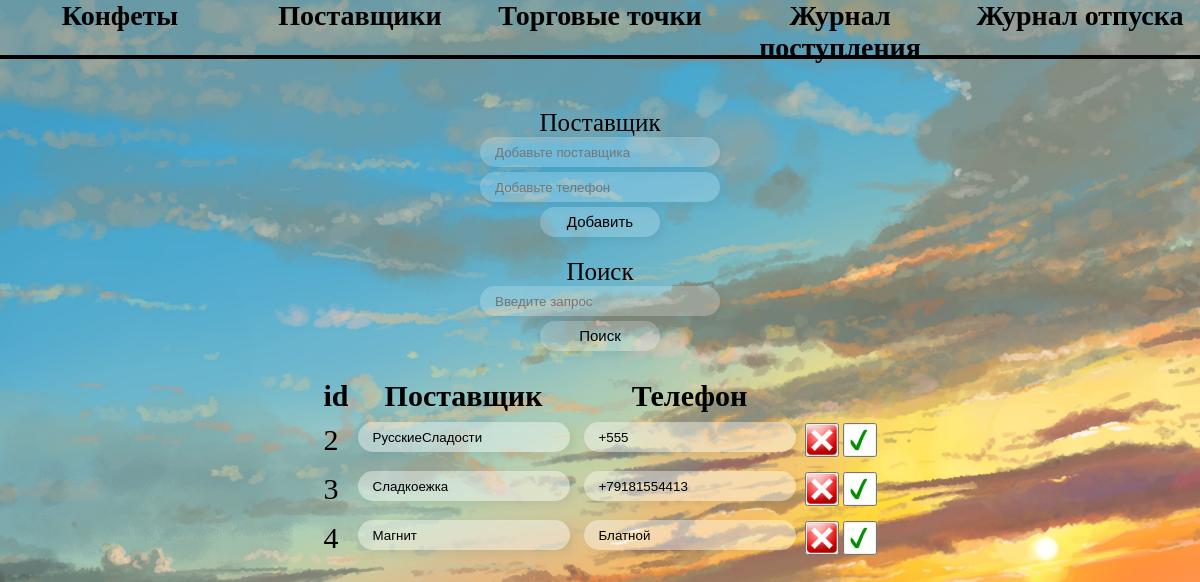
/suppliers.php, run on the app's committed database.
### tables this page shows
CREATE TABLE `suppliers` (
  `id` int NOT NULL,
  `name` varchar(100) NOT NULL,
  `phone` varchar(20) NOT NULL
);

### suppliers.php (the view, shortened to what this page needs)
<link rel="stylesheet" href="style/style.css">
<div class="Headings">
    <div class="Item-Headings">
        <a href="candies.php">Конфеты</a>
    </div>
    <div class="Item-Headings">
        <a href="suppliers.php">Поставщики</a>
    </div>
    <div class="Item-Headings">
        <a href="stores.php">Торговые точки</a>
    </div>
    <div class="Item-Headings">
        <a href="ProductReceipt.php">Журнал поступления</a>
    </div>
    <div class="Item-Headings">
        <a href="ProductRelease.php">Журнал отпуска</a>
    </div>
</div>
<div class="wrap">
    <div class="formWrap">
        <form id="formAdd" action="" method="POST" class="formStyle">
            <label for="candie">Поставщик</label><br>
            <input class="inputStyle" type="text" name="supplier" placeholder="Добавьте поставщика" id="supplier">
            <br>
            <input class="inputStyle" type="text" name="phone" placeholder="Добавьте телефон" id="phone">
            <br>
            <input type="submit" value="Добавить" class="input-button inputStyle">
        </form>
        <form id="fordSearch" action="" method="POST" class="formStyle">
            <label for="search">Поиск</label><br>
            <input class="inputStyle" type="text" name="search" placeholder="Введите запрос" id="search">
            <br>
            <input type="submit" value="Поиск" class="input-button inputStyle">
        </form>
    </div>
</div>
<?php
$user = 'root';
$pass = '';
$db = new PDO('mysql:host=localhost;dbname=myDB', $user, $pass, array(PDO::ATTR_PERSISTENT => true));
if(!empty($_POST['search'])){
    try {
        $request = $_POST['search'];
        $stmt = $db->prepare("SELECT * FROM suppliers WHERE name LIKE '%$request%' or phone LIKE '%$request%'");
        $stmt->execute();
        $values = $stmt->fetchAll(PDO::FETCH_ASSOC);
        $search = 1;
    } catch (PDOException $e) {
        exit();
    }
}
else{
    try {
        $stmt = $db->prepare("SELECT * FROM suppliers");
        $stmt->execute();
        $values = $stmt->fetchAll(PDO::FETCH_ASSOC);
    } catch (PDOException $e) {
        exit();
    }
}
?>
<div class="tableWrap">
    <table>
    <thead>
        <tr>
            <th>id</th>
            <th>Поставщик</th>
            <th>Телефон</th>
        </tr>
    </thead>
    <tbody>
        <?php foreach ($values as $row): ?>
            <form action="" method="POST">
                <tr>
                <td><?php print($row['id']); ?></td>
                <td><div class="inputTable"><input  class="inputStyleTable" type="text" name="supplier<?php print($row['id']) ?>" value="<?php print($row['name']); ?>"></div></td>
                <td><div class="inputTable"><input  class="inputStyleTable" type="text" name="phone<?php print($row['id']) ?>" value="<?php print($row['phone']); ?>"></div></td>
                <td><button type="submit" name="action" value="delete<?php print($row['id']) ?>"><img src="images/RedCross.png" alt="Error" title="Удалить"></button></td>
                <td><button type="submit" name="action" value="save<?php print($row['id']) ?>"><img src="images/GreenCheckMark.jpg" alt="Error"title="Сохранить"></button></td>
                </tr>
            </form>
        <?php endforeach; ?>
    </tbody>
    </table>
</div>

### style/style.css (style rules this page uses)
table { font-size: 30px; }
img { width: 30px; height: 30px; }
button { padding: 0; }
.Headings { display: flex; justify-content: space-evenly; width: 100%; height: 55px; border-bottom: 4px solid black; }
a { text-decoration: none; color: black; font-weight: 900; font-family: cursive; }
.Item-Headings { width: 100%; height: 100%; font-size: 28px; text-align: center; }
.wrap { margin-top: 50px; width: 100%; text-align: center; }
.formWrap { margin-left: auto; margin-right: auto; }
label { font-size: 25px; font-family: segoe print; }
.inputStyle { width:20%; resize: vertical; padding:15px; border-radius:15px; border:0; box-shadow:4px 4px 10px rgba(0,0,0,0.06); height:15px; margin-bottom: 5px; background-color: rgba(255, 255, 255, 0.2); }
.inputStyleTable { width:100%; resize: vertical; padding:15px; border-radius:15px; border:0; box-shadow:4px 4px 10px rgba(0,0,0,0.06); height:15px; margin-bottom: 5px; background-color: rgba(255, 255, 255, 0.4); margin-right: 5px; }
.input-button { width: 10%; line-height: 0; text-align: center; font-size: 15px; }
.tableWrap { width: 100%; margin-top: 20px; }
table { margin-left: auto; margin-right: auto; }
.inputTable { text-align: center; line-height: 0; margin: 5px; }

### data on the page
suppliers: id "2", name "РусскиеСладости", phone "+555"
suppliers: id "3", name "Сладкоежка", phone "+79181554413"
suppliers: id "4", name "Магнит", phone "Блатной"
